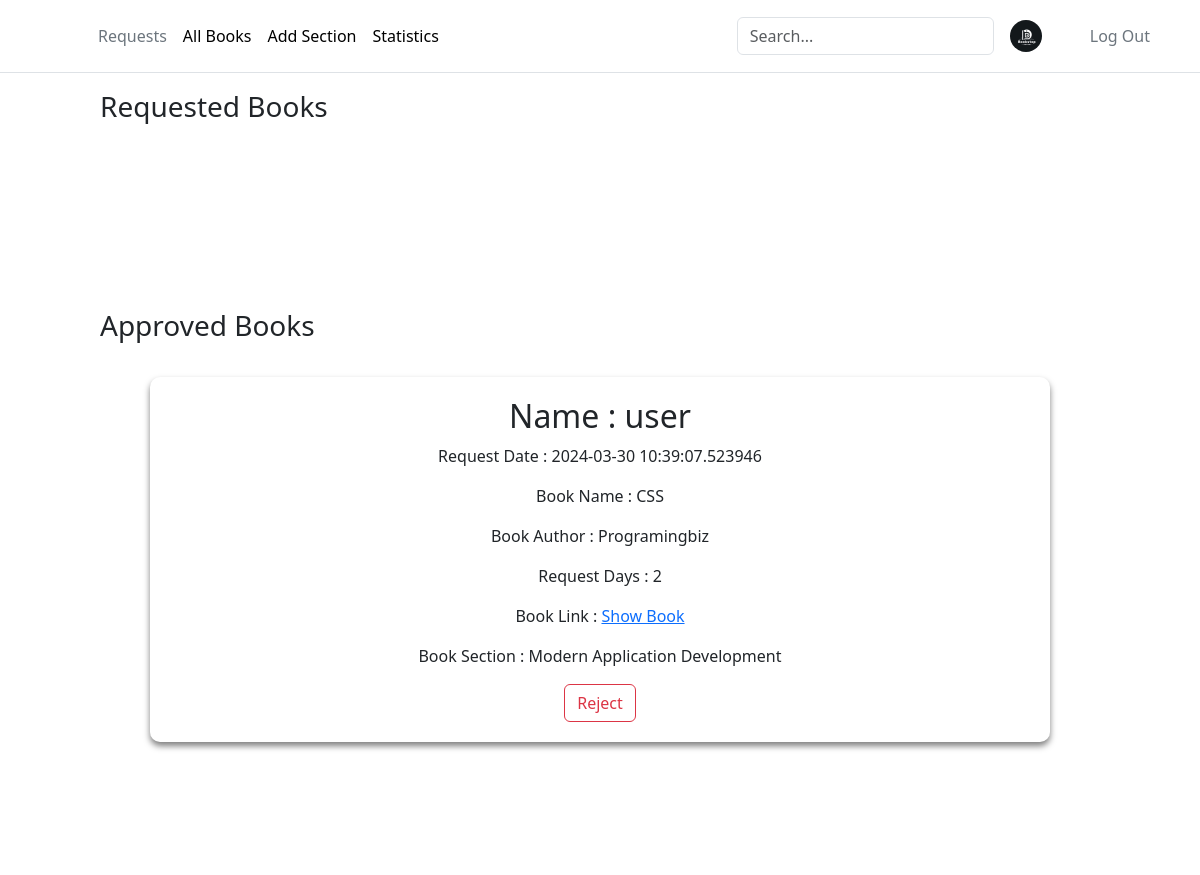
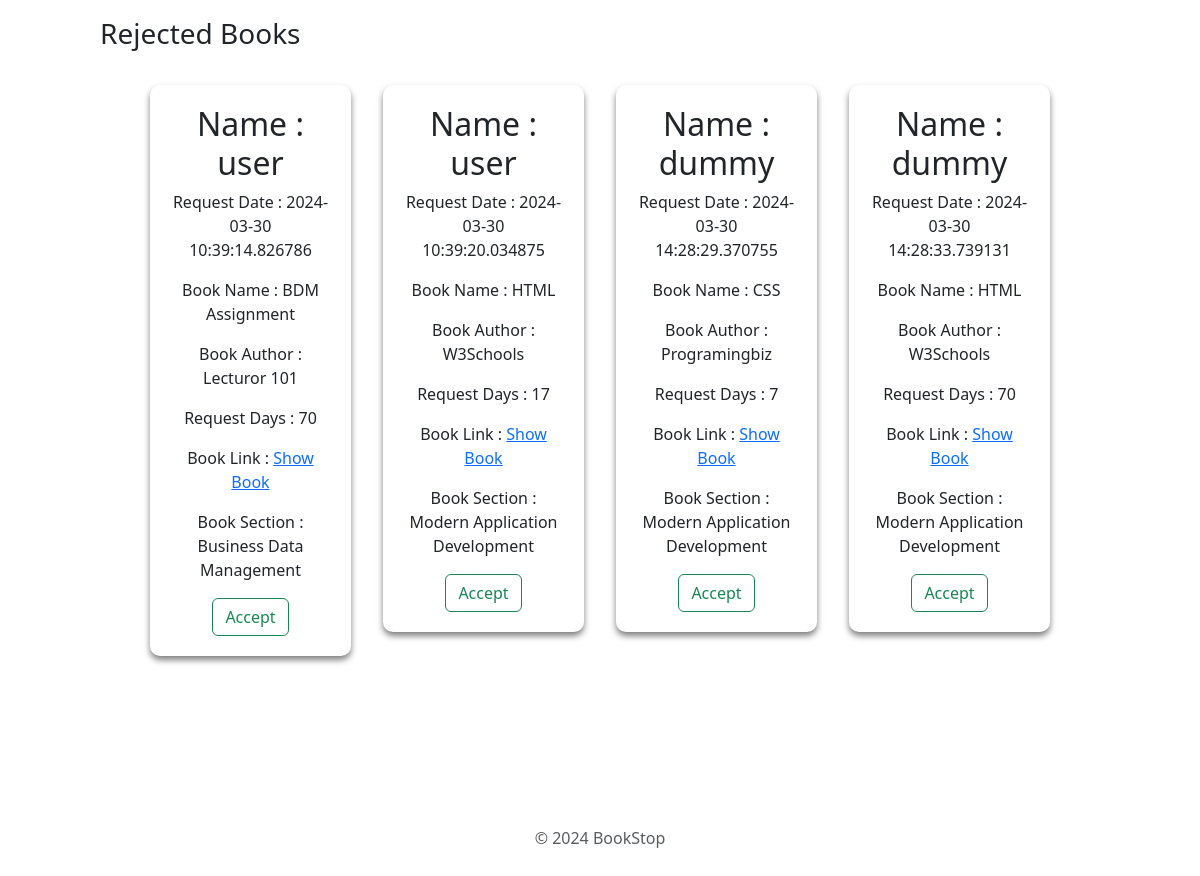
The page /requestedBooks (signed in) on the database as committed earlier (2 pictures, top to bottom).
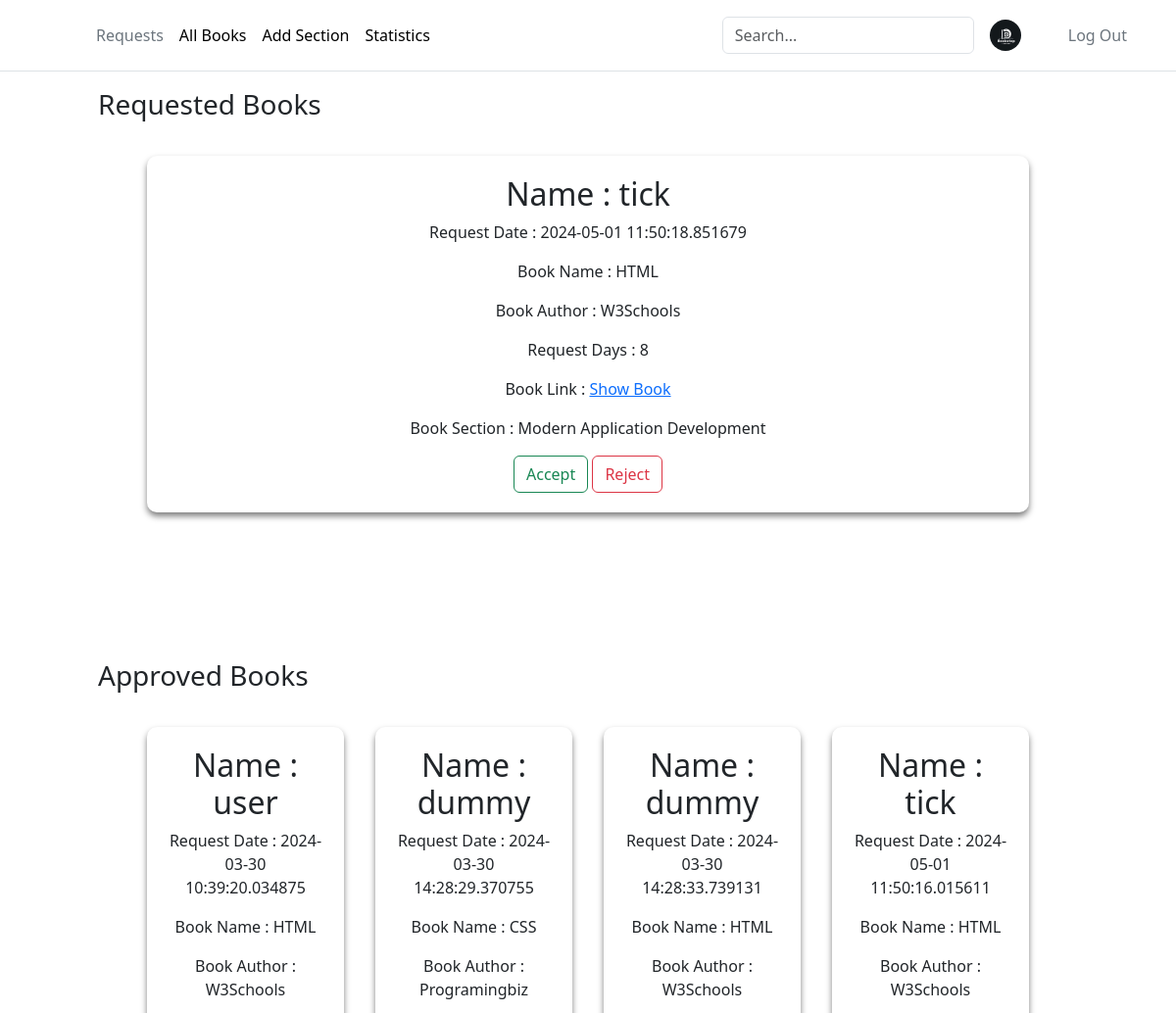
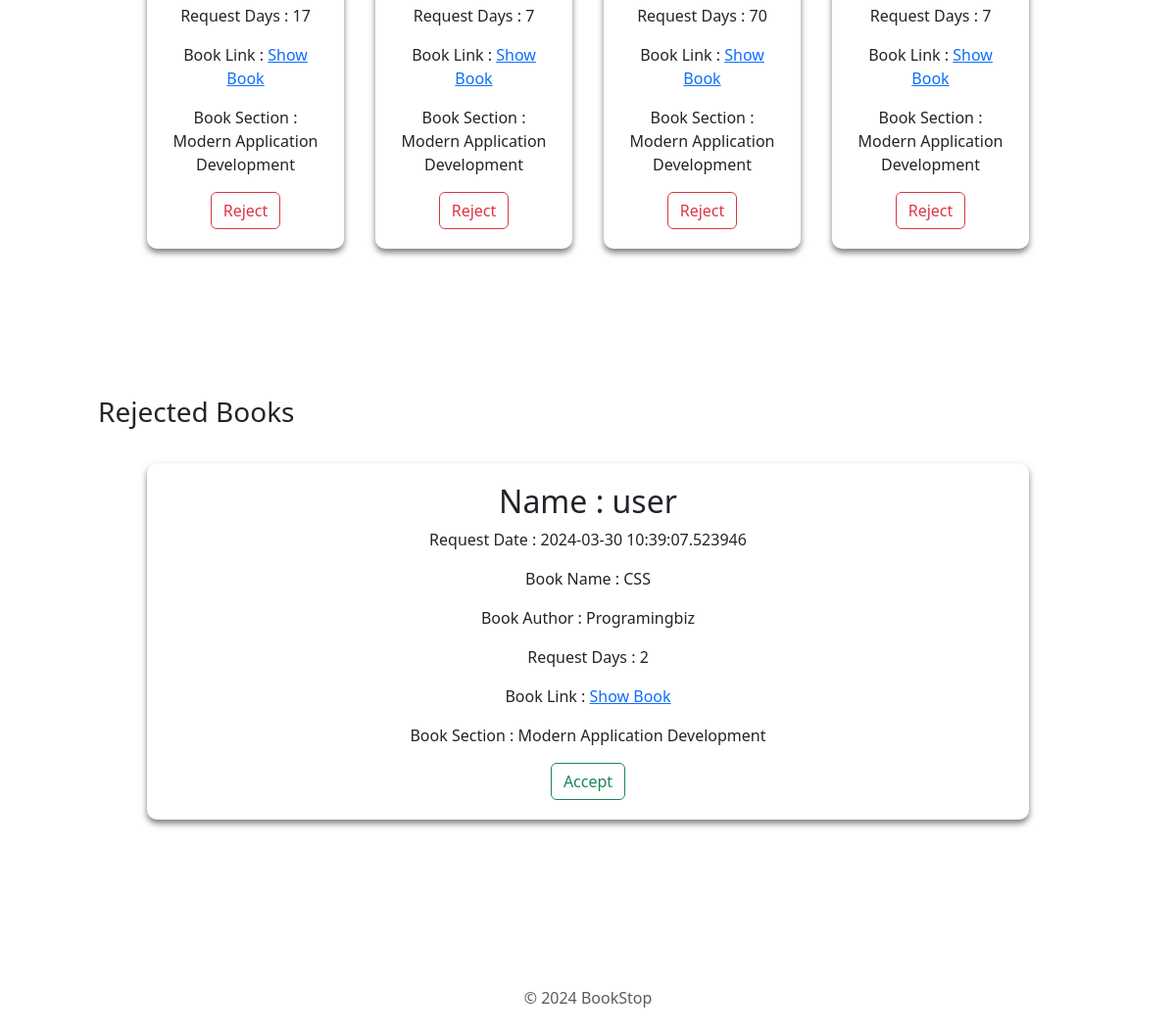
The same page on the database as committed later (2 pictures, top to bottom).
### app/models.py (models this page shows)
class BookIssue(db.Model):
    __tablename__ = 'BookIssue'
    IssueId = db.Column(db.Integer, autoincrement=True, primary_key=True)
    UserId = db.Column(db.Integer, db.ForeignKey(User.UserId), nullable=False)
    BookId = db.Column(db.Integer, db.ForeignKey(Books.BookId), nullable=False)
    SectionId = db.Column(db.Integer, db.ForeignKey(Section.SectionId), nullable=False)
    RequestDate = db.Column(db.DateTime, nullable=False, default=datetime.datetime.utcnow)
    Days = db.Column(db.Integer, nullable=False)
    IssueDate = db.Column(db.String)
    IssueStatus = db.Column(db.String, nullable=False)
    LastIssueStatusDate = db.Column(db.String)

### app/routes.py (the view, shortened to what this page needs)
@app.route("/requestedBooks", methods=["GET","POST"])
def requestedBooks():
    if 'admin_id' not in session:
        return redirect(url_for('librarianLogin'))
    BookIssueMergeTable = BookIssueMerge.query.filter(
        BookIssueMerge.Section_Title.isnot(None),
        BookIssueMerge.Author.isnot(None),
        BookIssueMerge.Book_Title.isnot(None),
        BookIssueMerge.IssueStatus == "requested",
        BookIssueMerge.UserName.isnot(None)).all()
    ApprovedBookIssueMergeTable = BookIssueMerge.query.filter(
        BookIssueMerge.Section_Title.isnot(None),
        BookIssueMerge.Author.isnot(None),
        BookIssueMerge.Book_Title.isnot(None),
        BookIssueMerge.IssueStatus == "Approved",
        BookIssueMerge.UserName.isnot(None)).all()
    RejectedBookIssueMergeTable = BookIssueMerge.query.filter(
        BookIssueMerge.Section_Title.isnot(None),
        BookIssueMerge.Author.isnot(None),
        BookIssueMerge.Book_Title.isnot(None),
        BookIssueMerge.IssueStatus == "Rejected",
        BookIssueMerge.UserName.isnot(None)).all()
    return render_template("requestBooks.html", books=BookIssueMergeTable, approvedBooks = ApprovedBookIssueMergeTable, rejectedBooks = RejectedBookIssueMergeTable)

### app/templates/requestBooks.html (shortened to what this page needs)
<!DOCTYPE html>
<html lang="en">
  <head>
    <link rel="stylesheet" href="/static/add-section.css" />
    {% include 'bootstrap.html' %}
  </head>
  <body>
    <div>
      {% include 'headerAdmin.html' %}
      <div>
        <h3 class="firstHeading">Requested Books</h3>
        <div class="main-container">
          {% for book in books %}
          <div class="section-container" id="1">
            <h2>Name : {{book.UserName}}</h2>
            <p>Request Date : {{book.RequestDate}}</p>
            <p>Book Name : {{book.Book_Title}}</p>
            <p>Book Author : {{book.Author}}</p>
            <p>Request Days : {{book.Days}}</p>
            <p>
              Book Link :
              <a href="{{ url_for('download_book', filename=book.Book_Link) }}"
                >Show Book</a
              >
            </p>
            <div>
              <p>Book Section : {{book.Section_Title}}</p>
            </div>
            <form
              action="/requestedBooks"
              method="post"
              style="display: inline"
            >
              <button type="submit" class="btn btn-outline-success">
                Accept
              </button>
            </form>
            <form
              action="/requestedBooks"
              method="post"
              style="display: inline"
            >
              <button type="submit" class="btn btn-outline-danger">
                Reject
              </button>
            </form>
          </div>
          {% endfor %}
        </div>
        <h3>Approved Books</h3>
        <div class="main-container">
          {% for book in approvedBooks %}
          <div class="section-container" id="1">
            <h2>Name : {{book.UserName}}</h2>
            <p>Request Date : {{book.RequestDate}}</p>
            <p>Book Name : {{book.Book_Title}}</p>
            <p>Book Author : {{book.Author}}</p>
            <p>Request Days : {{book.Days}}</p>
            <p>
              Book Link :
              <a href="{{ url_for('download_book', filename=book.Book_Link) }}"
                >Show Book</a
              >
            </p>
            <div>
              <p>Book Section : {{book.Section_Title}}</p>
            </div>
            <form
              action="/requestedBooks"
              method="post"
              style="display: inline"
            >
              <button type="submit" class="btn btn-outline-danger">
                Reject
              </button>
            </form>
          </div>
          {% endfor %}
        </div>
        <h3>Rejected Books</h3>
        <div class="main-container">
          {% for book in rejectedBooks %}
          <div class="section-container" id="1">
            <h2>Name : {{book.UserName}}</h2>
            <p>Request Date : {{book.RequestDate}}</p>
            <p>Book Name : {{book.Book_Title}}</p>
            <p>Book Author : {{book.Author}}</p>
            <p>Request Days : {{book.Days}}</p>
            <p>
              Book Link :
              <a href="{{ url_for('download_book', filename=book.Book_Link) }}"
                >Show Book</a
              >
            </p>
            <div>
              <p>Book Section : {{book.Section_Title}}</p>
            </div>
            <form
              action="/requestedBooks"
              method="post"
              style="display: inline"
            >
              <button type="submit" class="btn btn-outline-success">
                Accept
              </button>
            </form>
          </div>
          {% endfor %}
        </div>
        {% include 'footer.html' %}
      </div>
    </div>
  </body>
</html>

### app/templates/bootstrap.html (shortened to what this page needs)
<link
  href="https://cdn.jsdelivr.net/npm/bootstrap@5.3.2/dist/css/bootstrap.min.css"
  rel="stylesheet"
/>

### app/templates/headerAdmin.html
<header class="p-3 mb-1 border-bottom">
  <div class="container">
    <div
      class="d-flex flex-wrap align-items-center justify-content-center justify-content-lg-start"
    >
      <a
        href="/"
        class="d-flex align-items-center mb-2 mb-lg-0 link-body-emphasis text-decoration-none"
      >
        <svg
          class="bi me-2"
          width="40"
          height="32"
          role="img"
          aria-label="Bootstrap"
        >
          <use xlink:href="#bootstrap" />
        </svg>
      </a>
      <ul
        class="nav col-12 col-lg-auto me-lg-auto mb-2 justify-content-center mb-md-0"
      >
        <li>
          <a href="/requestedBooks" class="nav-link px-2 link-secondary"
            >Requests</a
          >
        </li>
        <li>
          <a href="/showBooks" class="nav-link px-2 link-body-emphasis"
            >All Books</a
          >
        </li>
        <li>
          <a href="/add-section" class="nav-link px-2 link-body-emphasis"
            >Add Section</a
          >
        </li>
        <li>
          <a href="/adminStats" class="nav-link px-2 link-body-emphasis"
            >Statistics</a
          >
        </li>
      </ul>
      <form class="col-12 col-lg-auto mb-3 mb-lg-0 me-lg-3" role="search">
        <input
          type="search"
          class="form-control"
          placeholder="Search..."
          aria-label="Search"
          id="searchInput"
        />
      </form>
      <img
        src="/static/logo.jpg"
        alt="mdo"
        width="32"
        height="32"
        class="rounded-circle"
      />
      <ul class="nav" style="margin-left: 40px">
        <li>
          <a href="/logout" class="nav-link px-2 link-secondary">Log Out</a>
        </li>
      </ul>
    </div>
  </div>
</header>

### app/templates/footer.html
<div class="container">
  <footer class="py-3 my-4">
    <p class="text-center text-body-secondary">&copy; 2024 BookStop</p>
  </footer>
</div>

### app/static/add-section.css (style rules this page uses)
body { background-color: #2d2a2e; margin: 0; }
.main-container { display: flex; flex-wrap: wrap; padding: 130px; align-items: flex-start; gap: 2em; margin: 20px; }
.section-container { background-color: rgba(255, 255, 255, 0.1); backdrop-filter: blur(10px); border-radius: 10px; padding: 20px 20px; box-shadow: 0 4px 6px rgba(0, 0, 0, 0.5); text-align: center; width: 20%; flex-grow: 1; }
.firstHeading { padding-top: 90px; padding-left: 100px; margin-bottom: -115px !important; }
h3 { padding-left: 100px; margin-bottom: -115px !important; }
header { position: fixed; top: 0; left: 0; width: 100%; background-color: rgba(255, 255, 255, 0.9); z-index: 2; }
input, textarea { width: 100%; padding: 8px; border-radius: 4px; border: solid 1px #0d6efd; color: #000; }
input, textarea { margin-bottom: 20px; }

Rows that differ between the two databases and show on the page:
no longer on this page (row unchanged): BookIssue: UserName "user", RequestDate "2024-03-30 10:39:14.826786", Book_Title "BDM Assignment", Author "Lecturor 101", Days "70", Section_Title "Business Data Management", shown under "Rejected Books"
added BookIssue: UserName "tick", RequestDate "2024-05-01 11:50:18.851679", Book_Title "HTML", Author "W3Schools", Days "8", Section_Title "Modern Application Development", shown under "Requested Books"
changed BookIssue (number 2 of 6 on the later page): moves from the list under "Rejected Books" to the list under "Approved Books"
changed BookIssue (number 3 of 6 on the later page): moves from the list under "Rejected Books" to the list under "Approved Books"
changed BookIssue (number 4 of 6 on the later page): moves from the list under "Rejected Books" to the list under "Approved Books"
added BookIssue: UserName "tick", RequestDate "2024-05-01 11:50:16.015611", Book_Title "HTML", Author "W3Schools", Days "7", Section_Title "Modern Application Development", shown under "Approved Books"
changed BookIssue (number 6 of 6 on the later page): moves from the list under "Approved Books" to the list under "Rejected Books"
